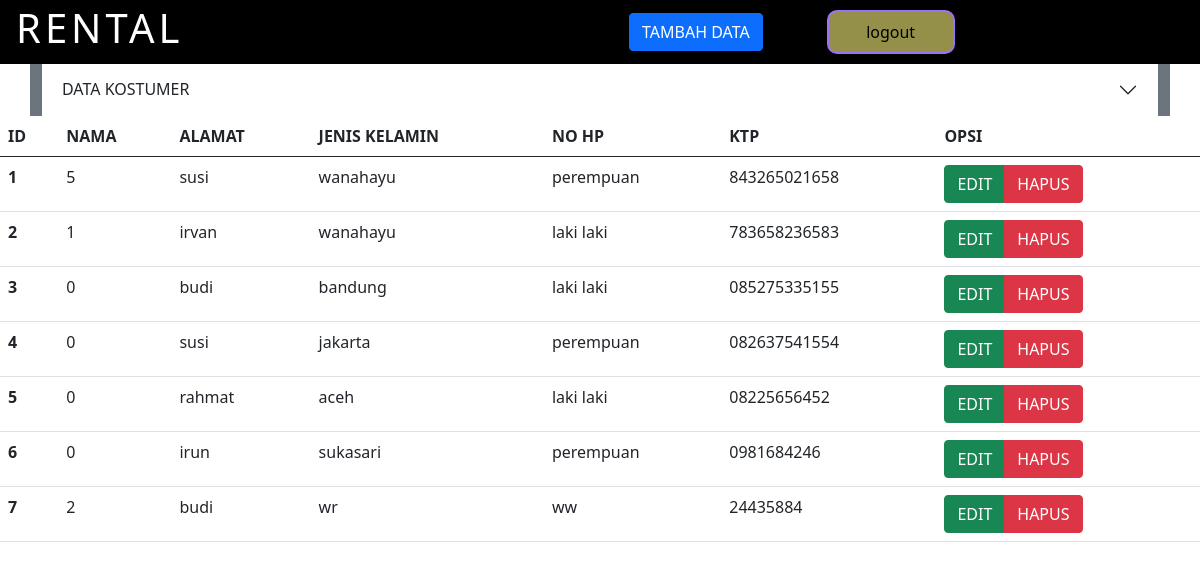
Screenshot of /admin.php?table=kostumer with the database file from the repository.
### tables this page shows
CREATE TABLE `rental_mobil_kostumer` (
  `kostumer_id` int(2) NOT NULL,
  `user_id` int(11) NOT NULL,
  `kostumer_nama` varchar(30) NOT NULL,
  `kostumer_alamat` text NOT NULL,
  `kostumer_jk` varchar(10) NOT NULL,
  `kostumer_hp` varchar(12) NOT NULL,
  `kostumer_ktp` varchar(20) NOT NULL
);

### admin.php (the view, shortened to what this page needs)
<?php
include "conn.php";
function cek($type){
  $text = 'active';
  if (!isset($_GET['table']) || $_GET['table'] == $type && $type == 'mobil') {
    return $text;
  } else if($_GET['table'] == $type){
    return $text;
  }
}
?>
<!doctype html>
<html lang="en">
  <head>
    <link href="https://cdn.jsdelivr.net/npm/bootstrap@5.0.2/dist/css/bootstrap.min.css" rel="stylesheet">
  </head>
  <body>
    <nav>
      <div>
        <h1>RENTAL</h1>
      </div>
      <div>
        <div>
          <a href="add.php?table=<?= $_GET['table'] ?>" class="btn btn-primary">TAMBAH DATA</a>
        </div>
        </div>
        <div>
          <button onclick="location.href = 'logout.php'">logout</button>
        </div>
    </nav>
    <div class="container bg-secondary text-white" style="margin-top: 4em">
      <div class="accordion accordion-flush" id="accordionFlushExample">
        <div class="accordion-item">
          <h2 class="accordion-header" id="flush-headingOne">
            <button class="accordion-button collapsed" type="button" data-bs-toggle="collapse" data-bs-target="#flush-collapseOne" aria-expanded="false" aria-controls="flush-collapseOne">
              DATA <?= isset($_GET['table']) ? strtoupper($_GET['table']) : strtoupper('MOBIL')?>
            </button>
          </h2>
        </div>
      </div>
    </div>
    <?php
      if(cek('mobil') == 'active'){
      $sql = "select * from ";
    ?>
      <table class="table">
        <thead>
          <tr>
            <th scope="col">ID</th>
            <th scope="col">MERK</th>
            <th scope="col">PLAT</th>
            <th scope="col">WARNA</th>
            <th scope="col">TAHUN</th>
            <th scope="col">STATUS</th>
            <th scope="col">OPSI</th>
          </tr>
        </thead>
        <tbody>
          <?php
            $sql = "select * from rental_mobil_mobil";
            $query = mysqli_query($db_link, $sql);
            $no = 0;
            while ($data = mysqli_fetch_array($query)) {
          ?>
            <tr>
              <th scope="row"><?= $data[0]?></th>
              <td><?= $data[1]; ; ?></td>
              <td><?= $data[2]; ?></td>
              <td><?= $data[3]; ?></td>
              <td><?= $data[4]; ?></td>
              <td><?= $data[5]; ?></td>
              <td>
                <div class="btn-group" role="group" aria-label="Basic mixed styles example">
                  <a href="edit.php?table=mobil&id=<?= $data[0]?>" class="btn btn-success">EDIT</a>
                  <a href="del.php?table=mobil&id=<?= $data[0]?>" class="btn btn-danger">HAPUS</a>
                </div>
              </td>
            </tr>
          <?php $no++; } ?>
        </tbody>
      </table>
    <?php } else if(cek('kostumer') == 'active') { ?>
      <table class="table">
        <thead>
          <tr>
            <th scope="col">ID</th>
            <th scope="col">NAMA</th>
            <th scope="col">ALAMAT</th>
            <th scope="col">JENIS KELAMIN</th>
            <th scope="col">NO HP</th>
            <th scope="col">KTP</th>
            <th scope="col">OPSI</th>
          </tr>
        </thead>
        <tbody>
          <?php
            $sql = "select * from rental_mobil_kostumer";
            $query = mysqli_query($db_link, $sql);
            $no = 0;
            while ($data = mysqli_fetch_array($query)) {
          ?>
            <tr>
              <th scope="row"><?= $data[0]?></th>
              <td><?= $data[1]; ; ?></td>
              <td><?= $data[2]; ?></td>
              <td><?= $data[3]; ?></td>
              <td><?= $data[4]; ?></td>
              <td><?= $data[5]; ?></td>
              <td>
                <div class="btn-group" role="group" aria-label="Basic mixed styles example">
                  <a href="edit.php?table=kostumer&id=<?= $data[0]?>" class="btn btn-success">EDIT</a>
                  <a href="del.php?table=kostumer&id=<?= $data[0]?>" class="btn btn-danger">HAPUS</a>
                </div>
              </td>
            </tr>
          <?php $no++; } ?>
        </tbody>
      </table>
    <?php } else if(cek('admin') == 'active') { ?>
      <table class="table">
        <thead>
          <tr>
            <th scope="col">ID</th>
            <th scope="col">NAMA</th>
            <th scope="col">USERNAME</th>
            <th scope="col">PASSWORD</th>
            <th scope="col">OPSI</th>
          </tr>
        </thead>
        <tbody>
          <?php
            $sql = "select * from rental_mobil_admin";
            $query = mysqli_query($db_link, $sql);
            $no = 0;
            while ($data = mysqli_fetch_array($query)) {
          ?>
            <tr>
              <th scope="row"><?= $data[0]?></th>
              <td><?= $data[1]; ; ?></td>
              <td><?= $data[2]; ?></td>
              <td><?= $data[3]; ?></td>
              <td>
                <div class="btn-group" role="group" aria-label="Basic mixed styles example">
                  <a href="edit.php?table=admin&id=<?= $data[0]?>" class="btn btn-success">EDIT</a>
                  <a href="del.php?table=admin&id=<?= $data[0]?>" class="btn btn-danger">HAPUS</a>
                </div>
              </td>
            </tr>
          <?php $no++; } ?>
        </tbody>
      </table>
    <?php } else {  ?>
      <div class="alert alert-danger" role="alert">
        SYSTEM ERORR!!!!
      </div>
    <?php } ?>
  </body>
</html>

### admin.php (style rules this page uses)
nav { width: 100vw; height: 4em; display: flex; justify-content: space-between; background-color: black; position: fixed; top: 0; left: 0; color: white; z-index: 1; }
nav > div { height: 100%; display: flex; align-items: center; flex: 2; }
nav > div:nth-child(1) { margin-left: 1em; letter-spacing: 4px; }
nav > div:nth-child(2) { justify-content: flex-end; margin-right: 4em; }
nav button { height: 70%; width: 8em; background-color: rgba(249, 240, 122, .6); padding: 0.2em; border-radius: 10px; border: 2px solid #9F70FD; transition: all .4s; }

### rows the page displays
rental_mobil_kostumer: kostumer_id "1", user "5", kostumer_nama "susi", kostumer_alamat "wanahayu", kostumer_jk "perempuan", kostumer_hp "843265021658"
rental_mobil_kostumer: kostumer_id "2", user "1", kostumer_nama "irvan", kostumer_alamat "wanahayu", kostumer_jk "laki laki", kostumer_hp "783658236583"
rental_mobil_kostumer: kostumer_id "3", user "0", kostumer_nama "budi", kostumer_alamat "bandung", kostumer_jk "laki laki", kostumer_hp "085275335155"
rental_mobil_kostumer: kostumer_id "4", user "0", kostumer_nama "susi", kostumer_alamat "jakarta", kostumer_jk "perempuan", kostumer_hp "082637541554"
rental_mobil_kostumer: kostumer_id "5", user "0", kostumer_nama "rahmat", kostumer_alamat "aceh", kostumer_jk "laki laki", kostumer_hp "08225656452"
rental_mobil_kostumer: kostumer_id "6", user "0", kostumer_nama "irun", kostumer_alamat "sukasari", kostumer_jk "perempuan", kostumer_hp "0981684246"
rental_mobil_kostumer: kostumer_id "7", user "2", kostumer_nama "budi", kostumer_alamat "wr", kostumer_jk "ww", kostumer_hp "24435884"

### other values shown
$_GET['table'] "KOSTUMER"
